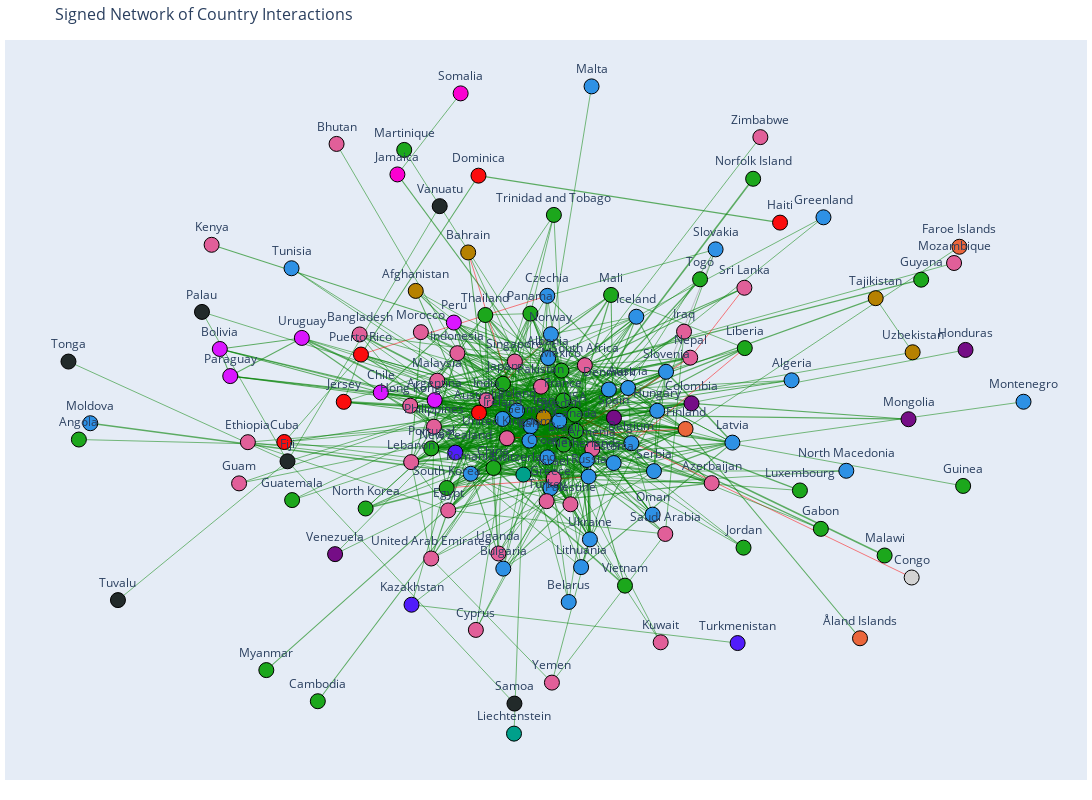

The notebook cell this image was saved under:
### Markdown cell above
Finally, let's visualize the overall network. This graph shows the net sentiment (positive posts - negative posts) between all countries.

- **Nodes** are colored by the faction they belong to (from the normalized analysis).
- **Green Edges** = Net Positive Interaction
- **Red Edges** = Net Negative Interaction
- **Edge Width** = Total number of posts (log-scaled)

### Code cell
pl.plot_signed_network(
    df_post_between_countries, 
    factions_df_norm, 
    title="Signed Network of Country Interactions"
)
